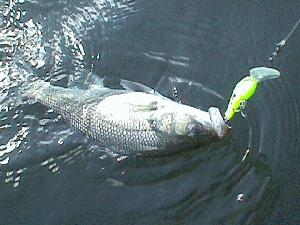
#> input picture data/ed/bass/train/images/1_0099.jpg, 300 x 225 px; the run also reads 1 picture not shown here
$ python bovw.py   (Python 2 division)
#> lines starting #> are read from the running program, lines starting #| are printed output that depends on the picture
#get images, extract features, save file, init_k-Means, create_visual_vocabulary
from sklearn.cluster import KMeans
from sklearn import datasets
from sklearn.cluster import MiniBatchKMeans
import cv2
import numpy as np
import os
import sys

num_features = 500000

folder = "/home/yp/projects/mwsd/data/ed/";
if len(sys.argv) >= 2:
	folder = sys.argv[1]
else:
	folder += "bass"
#baseimages = "/home/hduser/Documents/WSD-evaluation data/UIUCsampled/bass/BaseImages";
baseimages = folder + "";
basefeatfile = folder + "/basefeat.txt"
trainimages = folder + "/train/images"
validimages = folder + "/valid/images"
testimages = folder + "/test/images"
validData = folder + "/img_valid.txt"
trainingData = folder + "/img_training.txt"
testingData = folder + "/img_testing.txt"
features = []

# sift and k_means
sift = cv2.xfeatures2d.SIFT_create()
n_clusters = 200
k_means=  MiniBatchKMeans(n_clusters=n_clusters,max_iter=100,batch_size=500,verbose=1)

def getSiftfeatures(baseimages,basefeatfile):
#> pass 3 of the loop in getSiftfeatures, `for root, dirs, files in os.walk(baseimages):`:
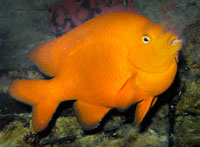
#> input picture data/ed/bass/test/images/1_3724.jpg, 200 x 147 px
#> in getSiftfeatures, img is the input picture: shape (147, 200, 3); mean B, G, R 29.9, 82.4, 125.4
#> in getSiftfeatures, `gray= cv2.cvtColor(img,cv2.COLOR_BGR2GRAY)`:
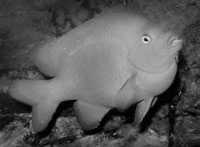
#> gray: shape (147, 200); min 0, max 239, mean 89.3
#> in getSiftfeatures, `kp, des = sift.detectAndCompute(gray,None);`: kp = 145 keypoints; strongest (x, y, size): (146, 40, 2.1), (66, 107, 12), (133, 59, 51.8), (143, 110, 7.6)
#> totalfeatures = 145
#> the loop in getSiftfeatures, `for y in des:` made 145 passes
#| 1 feature extraction : 145 1_3724.jpg
#> the loop made 5 passes; the first 3 are shown
	print "feature extraction begins"
	#walk  through the directory and write in outputfile
	totalfeatures = 0;
	x = 0
	features = []
	#print baseimages
	f = open(basefeatfile, 'w')
	# two ways of storing the features, one in memory, one in disk
	for root, dirs, files in os.walk(baseimages):
		for fil in files:
			if fil.endswith(".jpg"):
				filename = os.path.join(root,fil);
				print filename
				img = cv2.imread(filename);
				gray= cv2.cvtColor(img,cv2.COLOR_BGR2GRAY)
				kp, des = sift.detectAndCompute(gray,None);
				x += 1
				totalfeatures += len(des);
				for y in des:
					#feature = []
					for z in y:
						#feature.append(z)
						f.write(str(z))
						f.write(' ')
					f.write('\n')
					#features.append(feature)
				f.flush()
				print str(x) + " feature extraction : " +  str(len(des)) + " " + fil
	print "feature extraction is done: " + str(totalfeatures)
	return features, totalfeatures;


def makeVisualWords(features,k_means):
	print "k-means begins"
	print len(features)
	print len(features[0])
	k_means.fit(features);
	labels = k_means.labels_;
	print labels;
	print k_means.get_params();
	print "k-means ends"


def quantinzeimages(folder,k_means,data,n_clusters):
	print "quantinzeimage", folder
	f = open(data,"w");
	for root, dirs, files in os.walk(folder):
		for fi in files:
			img_features = []
			filename = os.path.join(root,fi);
			if filename.endswith(".jpg") == False:
				continue
			print filename
			img = cv2.imread(filename);
			gray= cv2.cvtColor(img,cv2.COLOR_BGR2GRAY)
			#sift = cv2.xfeatures2d.SIFT_create()
			kp, des = sift.detectAndCompute(gray,None);
			for y in des:
				feature = []
				for z in y:
					feature.append(z)
				img_features.append(feature)
			p =  k_means.predict(img_features);
			writeHistogramtoFile(p,f, fi, data,n_clusters);
	f.close();

def writeHistogramtoFile(p,f,fi,data,n_clusters):
	hist = [ 0 for i in range(n_clusters) ];
	#print p
	for index in p:
		#print index
		hist[index] += 1;
	#for i in range(len(hist)):
	#	hist[i] = hist[i]/128;
	print hist
	f.write(fi)
	# [4 lines of commented-out code are left out]
	f.write("\t")
	feature = ' '.join(str(e) for e in hist);
	feature = feature + "\n"
	f.write(feature)
	f.flush()
	#f.close();

def readFeatures(featfile):
	print "reading features from files"
	f = open(featfile, 'r')
	x = 0
	features = []
	for line in f:
		if x > num_features: break
		ns = line.split()
		feature = []
		for i in xrange(0, len(ns)):
			feature.append(float(ns[i]))
		features.append(feature)
		if x != 0 and x % 50000 == 0:
			print 'line ' + str(x) + ' is processed'
		x += 1
	print "file reading is complete"
	return features

features, a = getSiftfeatures(baseimages,basefeatfile);
features = readFeatures(basefeatfile)
makeVisualWords(features,k_means)
print "And we have words!"
quantinzeimages(trainimages,k_means,trainingData,n_clusters);
#> in quantinzeimages, img is the input picture: shape (225, 300, 3); mean B, G, R 115.4, 110.2, 93.2
#> in quantinzeimages, `gray= cv2.cvtColor(img,cv2.COLOR_BGR2GRAY)`:
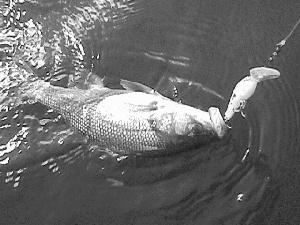
#> gray: shape (225, 300); min 2, max 255, mean 105.7
#> in quantinzeimages, `kp, des = sift.detectAndCompute(gray,None);`: kp = 329 keypoints; strongest (x, y, size): (12, 14, 1.9), (5, 148, 1.8), (11, 19, 2), (19, 142, 1.9)
#> after the loop in quantinzeimages, `for y in des:`: img_features = 329 items
#> in quantinzeimages, `p =  k_means.predict(img_features);`: p = 329 values, max 199 at index 46, min 1 at index 215, mean 88.37
#> the loop in writeHistogramtoFile, `for index in p:` made 329 passes
#> index on passes 1 to 3: 173, 53, 125
#> after the loop in writeHistogramtoFile, `for index in p:`: hist = 200 values, max 18 at index 7, min 0 at index 0, mean 1.65
#> (printed output is left out)
print "train images quantized\n\n"
quantinzeimages(validimages,k_means,validData,n_clusters);
#> in quantinzeimages (call 2), `kp, des = sift.detectAndCompute(gray,None);`: kp = 145 keypoints; strongest (x, y, size): (146, 40, 2.1), (66, 107, 12), (133, 59, 51.8), (143, 110, 7.6)
#> the loop in quantinzeimages (call 2), `for y in des:` made 145 passes
#> the loop in writeHistogramtoFile (call 2), `for index in p:` made 145 passes
#> index on passes 1, 2, 3, 4, 5, 6, 7, 8, 10, 11, 12, 13: 64, 109, 103, 41, 55, 161, 28, 168, 58, 58, 118, 43
print "valid images quantized\n\n"
quantinzeimages(testimages,k_means,testingData,n_clusters);
print "testing images quantized\n\n"
print "program ends"
